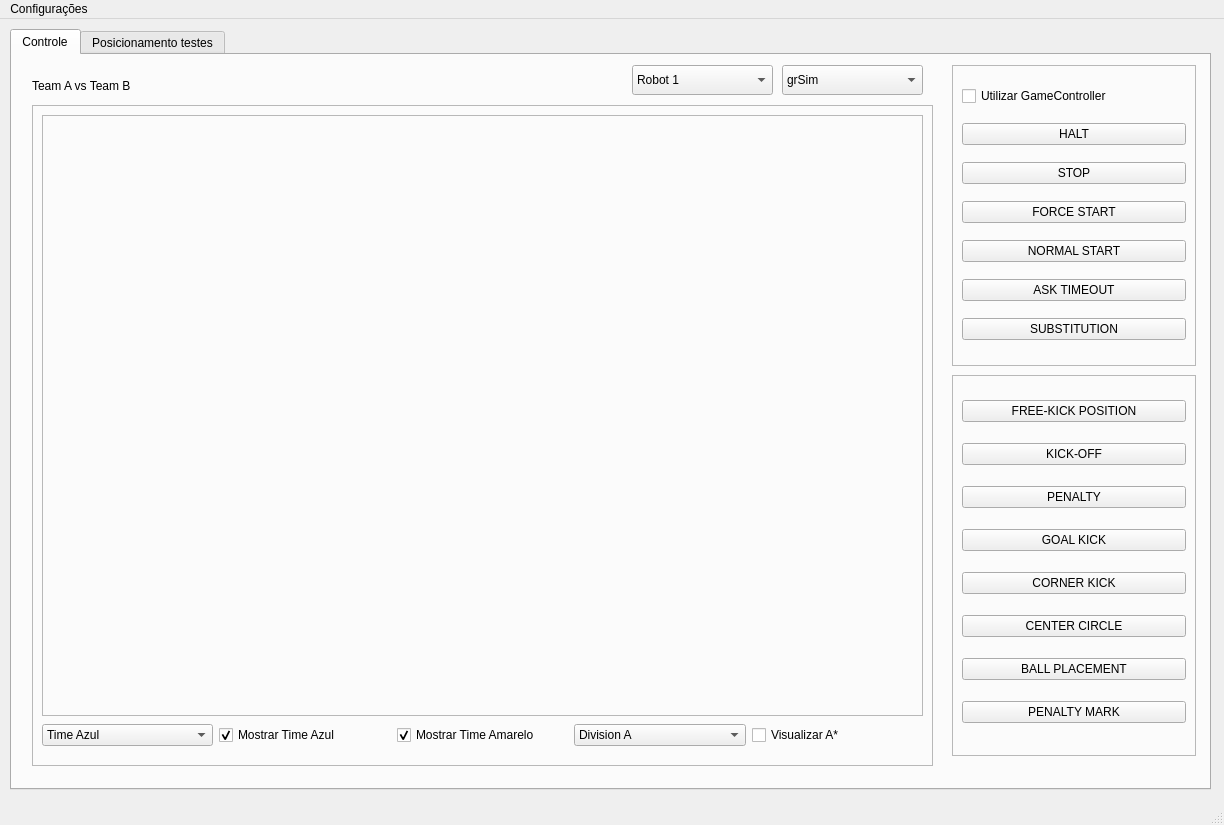
<?xml version="1.0" encoding="UTF-8"?>
<ui version="4.0">
 <class>MainWindow</class>
 <widget class="QMainWindow" name="MainWindow">
  <property name="geometry">
   <rect>
    <x>0</x>
    <y>0</y>
    <width>1224</width>
    <height>825</height>
   </rect>
  </property>
  <property name="windowTitle">
   <string>MainWindow</string>
  </property>
  <widget class="QWidget" name="centralwidget">
   <widget class="QTabWidget" name="tabWidget">
    <property name="enabled">
     <bool>true</bool>
    </property>
    <property name="geometry">
     <rect>
      <x>10</x>
      <y>10</y>
      <width>1201</width>
      <height>761</height>
     </rect>
    </property>
    <property name="locale">
     <locale language="Portuguese" country="Brazil"/>
    </property>
    <property name="currentIndex">
     <number>0</number>
    </property>
    <widget class="QWidget" name="tab">
     <attribute name="title">
      <string>Controle</string>
     </attribute>
     <widget class="QFrame" name="frame">
      <property name="geometry">
       <rect>
        <x>940</x>
        <y>10</y>
        <width>244</width>
        <height>301</height>
       </rect>
      </property>
      <property name="frameShape">
       <enum>QFrame::StyledPanel</enum>
      </property>
      <property name="frameShadow">
       <enum>QFrame::Raised</enum>
      </property>
      <layout class="QVBoxLayout" name="verticalLayout">
       <item>
        <widget class="QCheckBox" name="gc_checkbox">
         <property name="autoFillBackground">
          <bool>false</bool>
         </property>
         <property name="text">
          <string>Utilizar GameController</string>
         </property>
         <property name="checked">
          <bool>false</bool>
         </property>
         <property name="autoRepeat">
          <bool>false</bool>
         </property>
         <property name="tristate">
          <bool>false</bool>
         </property>
        </widget>
       </item>
       <item>
        <widget class="QPushButton" name="halt_button">
         <property name="text">
          <string>HALT</string>
         </property>
        </widget>
       </item>
       <item>
        <widget class="QPushButton" name="stop_button">
         <property name="text">
          <string>STOP</string>
         </property>
        </widget>
       </item>
       <item>
        <widget class="QPushButton" name="force_start_button">
         <property name="text">
          <string>FORCE START</string>
         </property>
        </widget>
       </item>
       <item>
        <widget class="QPushButton" name="normal_start_button">
         <property name="text">
          <string>NORMAL START</string>
         </property>
        </widget>
       </item>
       <item>
        <widget class="QPushButton" name="timeout_button">
         <property name="text">
          <string>ASK TIMEOUT</string>
         </property>
        </widget>
       </item>
       <item>
        <widget class="QPushButton" name="substitution_button">
         <property name="text">
          <string>SUBSTITUTION</string>
         </property>
        </widget>
       </item>
      </layout>
     </widget>
     <widget class="QFrame" name="frame_2">
      <property name="geometry">
       <rect>
        <x>940</x>
        <y>320</y>
        <width>244</width>
        <height>381</height>
       </rect>
      </property>
      <property name="frameShape">
       <enum>QFrame::StyledPanel</enum>
      </property>
      <property name="frameShadow">
       <enum>QFrame::Raised</enum>
      </property>
      <layout class="QVBoxLayout" name="verticalLayout_2">
       <item>
        <widget class="QPushButton" name="free_kick_button">
         <property name="text">
          <string>FREE-KICK POSITION</string>
         </property>
        </widget>
       </item>
       <item>
        <widget class="QPushButton" name="kick_off_button">
         <property name="text">
          <string>KICK-OFF</string>
         </property>
        </widget>
       </item>
       <item>
        <widget class="QPushButton" name="penalty_button">
         <property name="text">
          <string>PENALTY</string>
         </property>
        </widget>
       </item>
       <item>
        <widget class="QPushButton" name="goal_kick_button">
         <property name="text">
          <string>GOAL KICK</string>
         </property>
        </widget>
       </item>
       <item>
        <widget class="QPushButton" name="corner_kick_button">
         <property name="text">
          <string>CORNER KICK</string>
         </property>
        </widget>
       </item>
       <item>
        <widget class="QPushButton" name="center_circle_button">
         <property name="text">
          <string>CENTER CIRCLE</string>
         </property>
        </widget>
       </item>
       <item>
        <widget class="QPushButton" name="ball_placement_button">
         <property name="text">
          <string>BALL PLACEMENT</string>
         </property>
        </widget>
       </item>
       <item>
        <widget class="QPushButton" name="penalty_mark_button">
         <property name="text">
          <string>PENALTY MARK</string>
         </property>
        </widget>
       </item>
      </layout>
     </widget>
     <widget class="QFrame" name="frame_9">
      <property name="geometry">
       <rect>
        <x>20</x>
        <y>50</y>
        <width>901</width>
        <height>661</height>
       </rect>
      </property>
      <property name="frameShape">
       <enum>QFrame::StyledPanel</enum>
      </property>
      <property name="frameShadow">
       <enum>QFrame::Raised</enum>
      </property>
      <widget class="QFrame" name="field_frame">
       <property name="geometry">
        <rect>
         <x>10</x>
         <y>10</y>
         <width>881</width>
         <height>601</height>
        </rect>
       </property>
       <property name="frameShape">
        <enum>QFrame::StyledPanel</enum>
       </property>
       <property name="frameShadow">
        <enum>QFrame::Raised</enum>
       </property>
      </widget>
      <widget class="QWidget" name="layoutWidget">
       <property name="geometry">
        <rect>
         <x>10</x>
         <y>610</y>
         <width>881</width>
         <height>41</height>
        </rect>
       </property>
       <layout class="QGridLayout" name="gridLayout_2">
        <item row="0" column="0">
         <widget class="QComboBox" name="comboBox">
          <item>
           <property name="text">
            <string>Time Azul</string>
           </property>
          </item>
          <item>
           <property name="text">
            <string>Time Amarelo</string>
           </property>
          </item>
         </widget>
        </item>
        <item row="0" column="4">
         <widget class="QCheckBox" name="aestrela_checkbox">
          <property name="text">
           <string>Visualizar A*</string>
          </property>
         </widget>
        </item>
        <item row="0" column="3">
         <widget class="QComboBox" name="division_combo">
          <item>
           <property name="text">
            <string>Division A</string>
           </property>
          </item>
          <item>
           <property name="text">
            <string>Division B</string>
           </property>
          </item>
          <item>
           <property name="text">
            <string>Entry Level</string>
           </property>
          </item>
         </widget>
        </item>
        <item row="0" column="1">
         <widget class="QCheckBox" name="show_blue">
          <property name="text">
           <string>Mostrar Time Azul</string>
          </property>
          <property name="checked">
           <bool>true</bool>
          </property>
         </widget>
        </item>
        <item row="0" column="2">
         <widget class="QCheckBox" name="show_yellow">
          <property name="enabled">
           <bool>true</bool>
          </property>
          <property name="tabletTracking">
           <bool>false</bool>
          </property>
          <property name="acceptDrops">
           <bool>false</bool>
          </property>
          <property name="autoFillBackground">
           <bool>false</bool>
          </property>
          <property name="text">
           <string>Mostrar Time Amarelo</string>
          </property>
          <property name="checked">
           <bool>true</bool>
          </property>
         </widget>
        </item>
       </layout>
      </widget>
     </widget>
     <widget class="QLabel" name="left_team">
      <property name="geometry">
       <rect>
        <x>20</x>
        <y>20</y>
        <width>144</width>
        <height>22</height>
       </rect>
      </property>
      <property name="text">
       <string>Team A vs Team B</string>
      </property>
     </widget>
     <widget class="QComboBox" name="state_game">
      <property name="geometry">
       <rect>
        <x>770</x>
        <y>10</y>
        <width>141</width>
        <height>30</height>
       </rect>
      </property>
      <item>
       <property name="text">
        <string>grSim</string>
       </property>
      </item>
      <item>
       <property name="text">
        <string>IRL</string>
       </property>
      </item>
     </widget>
     <widget class="QComboBox" name="box_all_robots">
      <property name="geometry">
       <rect>
        <x>620</x>
        <y>10</y>
        <width>141</width>
        <height>30</height>
       </rect>
      </property>
      <item>
       <property name="text">
        <string>Robot 1 </string>
       </property>
      </item>
     </widget>
    </widget>
    <widget class="QWidget" name="tab_2">
     <attribute name="title">
      <string>Posicionamento testes</string>
     </attribute>
     <widget class="QFrame" name="frame_4">
      <property name="geometry">
       <rect>
        <x>980</x>
        <y>580</y>
        <width>191</width>
        <height>101</height>
       </rect>
      </property>
      <property name="frameShape">
       <enum>QFrame::StyledPanel</enum>
      </property>
      <property name="frameShadow">
       <enum>QFrame::Raised</enum>
      </property>
      <layout class="QGridLayout" name="gridLayout">
       <item row="0" column="0">
        <widget class="QLabel" name="label">
         <property name="text">
          <string>Robô</string>
         </property>
        </widget>
       </item>
       <item row="0" column="1">
        <widget class="QLineEdit" name="lineEdit"/>
       </item>
       <item row="1" column="0">
        <widget class="QLabel" name="label_2">
         <property name="text">
          <string>Time</string>
         </property>
        </widget>
       </item>
       <item row="1" column="1">
        <widget class="QLineEdit" name="lineEdit_2"/>
       </item>
       <item row="2" column="0">
        <widget class="QLabel" name="label_5">
         <property name="text">
          <string>Posição</string>
         </property>
        </widget>
       </item>
       <item row="2" column="1">
        <widget class="QLineEdit" name="lineEdit_3"/>
       </item>
      </layout>
     </widget>
     <widget class="QFrame" name="field_frame_2">
      <property name="geometry">
       <rect>
        <x>10</x>
        <y>10</y>
        <width>961</width>
        <height>671</height>
       </rect>
      </property>
      <property name="frameShape">
       <enum>QFrame::StyledPanel</enum>
      </property>
      <property name="frameShadow">
       <enum>QFrame::Raised</enum>
      </property>
     </widget>
     <widget class="QFrame" name="frame_5">
      <property name="geometry">
       <rect>
        <x>980</x>
        <y>10</y>
        <width>191</width>
        <height>241</height>
       </rect>
      </property>
      <property name="frameShape">
       <enum>QFrame::StyledPanel</enum>
      </property>
      <property name="frameShadow">
       <enum>QFrame::Raised</enum>
      </property>
      <layout class="QVBoxLayout" name="verticalLayout_4">
       <item>
        <widget class="QCheckBox" name="gc_checkbox_2">
         <property name="autoFillBackground">
          <bool>false</bool>
         </property>
         <property name="text">
          <string>Utilizar GameController</string>
         </property>
         <property name="checked">
          <bool>false</bool>
         </property>
         <property name="autoRepeat">
          <bool>false</bool>
         </property>
         <property name="tristate">
          <bool>false</bool>
         </property>
        </widget>
       </item>
       <item>
        <widget class="QPushButton" name="pushButton_5">
         <property name="text">
          <string>HALT</string>
         </property>
        </widget>
       </item>
       <item>
        <widget class="QPushButton" name="pushButton_6">
         <property name="text">
          <string>FORCE START</string>
         </property>
        </widget>
       </item>
       <item>
        <widget class="QPushButton" name="pushButton_7">
         <property name="text">
          <string>NORMAL START</string>
         </property>
        </widget>
       </item>
       <item>
        <widget class="QPushButton" name="pushButton_14">
         <property name="text">
          <string>STOP</string>
         </property>
        </widget>
       </item>
      </layout>
     </widget>
    </widget>
   </widget>
  </widget>
  <widget class="QMenuBar" name="menubar">
   <property name="geometry">
    <rect>
     <x>0</x>
     <y>0</y>
     <width>1224</width>
     <height>27</height>
    </rect>
   </property>
   <widget class="QMenu" name="menuConfigura_es_de_Porta">
    <property name="title">
     <string>Configurações</string>
    </property>
    <addaction name="separator"/>
    <addaction name="actionAbrir"/>
   </widget>
   <addaction name="menuConfigura_es_de_Porta"/>
  </widget>
  <widget class="QStatusBar" name="statusbar"/>
  <action name="actionAbrir">
   <property name="text">
    <string>Configurar IPS</string>
   </property>
  </action>
 </widget>
 <resources/>
 <connections/>
</ui>
